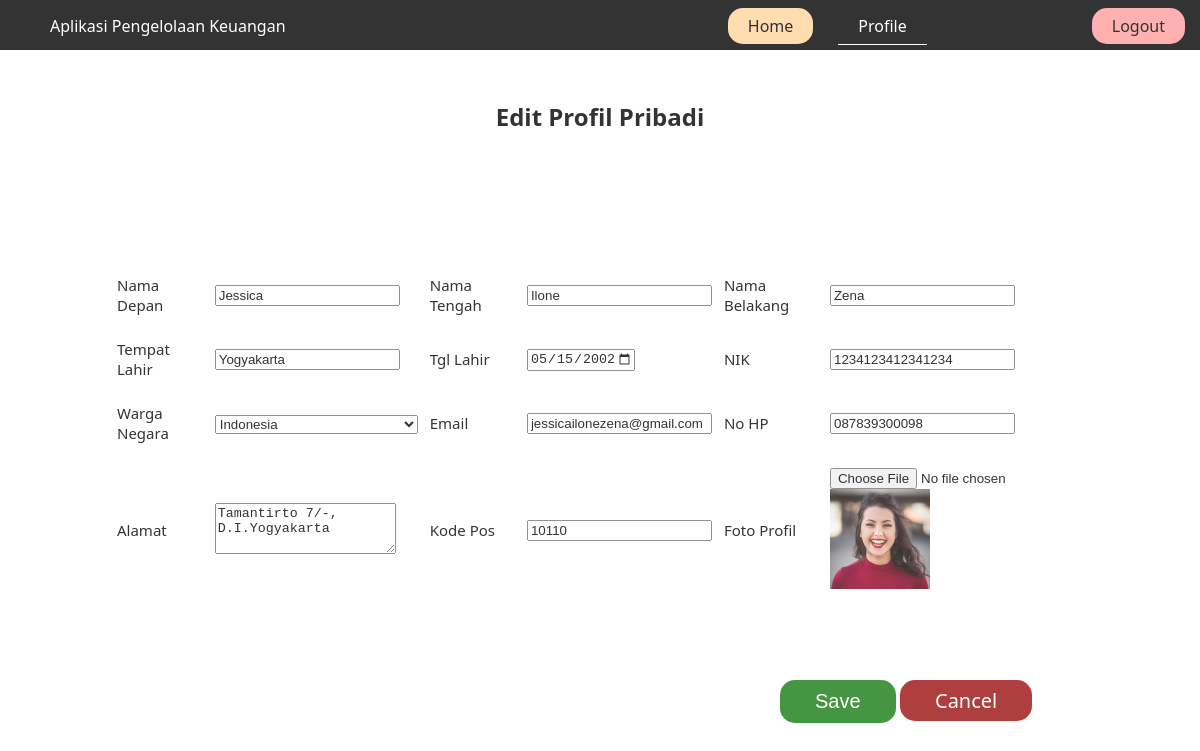
The page /editprofile.php (signed in) on the database its author committed.
### tables this page shows
CREATE TABLE `user` (
  `namaDepan` varchar(50) NOT NULL,
  `namaTengah` varchar(50) NOT NULL,
  `namaBelakang` varchar(50) NOT NULL,
  `tempatLahir` varchar(128) NOT NULL,
  `tanggalLahir` date NOT NULL,
  `nik` bigint(20) NOT NULL,
  `wargaNegara` varchar(128) NOT NULL,
  `email` varchar(128) NOT NULL,
  `noHP` bigint(20) NOT NULL,
  `alamat` text NOT NULL,
  `kodePos` varchar(10) NOT NULL,
  `fotoProfil` varchar(128) NOT NULL,
  `username` varchar(50) NOT NULL,
  `password1` varchar(128) NOT NULL,
  `password2` varchar(128) NOT NULL
);

### editprofile.php (the view, shortened to what this page needs)
<!DOCTYPE html>
<html lang="en">
<head>
</head>
<body>
    <?php
        include "editprofilesave.php";
        $username = $_SESSION['temp'];
        $sql= "SELECT namaDepan,namaTengah,namaBelakang,tempatLahir, tanggalLahir, nik, wargaNegara,email,noHP, alamat, kodePos, fotoProfil FROM user WHERE username='$username'";
        $result = $connection->query($sql);
        $row = $result->fetch_assoc();
        $data1 = $row["namaDepan"];
        $data2 = $row["namaTengah"];
        $data3 = $row["namaBelakang"];
        $data4 = $row["tempatLahir"];
        $data5 = $row["tanggalLahir"];
        $data6 = $row["nik"];
        $data8 = $row["email"];
        $data9 = $row["noHP"];
        $data10 = $row["alamat"];
        $data11 = $row["kodePos"];
        $data12 = $row["fotoProfil"];
    ?>
    <div class="navbar">
        <div class="temp1">
            Aplikasi Pengelolaan Keuangan
        </div>
        <div class="temp2">
            <a href="home.php">Home</a>
        </div>
        <div class="temp3">
            <a href="profile.php">Profile</a>
        </div>
        <div class="temp4">
            <a href="logout.php">Logout</a>
        </div>
    </div>
    <h2>Edit Profil Pribadi</h2>
    <div class="profile">
        <form enctype="multipart/form-data" action="<?php echo htmlspecialchars($_SERVER["PHP_SELF"]);?>" method="post" >
            <table>
                <tr>
                    <td>Nama Depan</td>
                    <td><input type="text" name="namaDepan" required value="<?php echo $data1;?>"></td>
                    <td>Nama Tengah</td>
                    <td><input type="text" name="namaTengah" required value="<?php echo $data2;?>"></td>
                    <td>Nama Belakang</td>
                    <td><input type="text" name="namaBelakang" required value="<?php echo $data3;?>"></td>
                </tr>
                <tr>
                    <td></td>
                    <td><div class="error"><?php echo $namaDepanError?></div></td>
                    <td></td>
                    <td><div class="error"><?php echo $namaTengahError?></div></td>
                    <td></td>
                    <td><div class="error"><?php echo $namaBelakangError?></div></td>
                </tr>
                <tr>
                    <td>Tempat Lahir</td>
                    <td><input type="text" name="tempatLahir" required value="<?php echo $data4;?>"></td>
                    <td>Tgl Lahir</td>
                    <td><input type="date" name="tglLahir" placeholder="dd-mm-yyyy" min="1970-01-01" max="2022-12-31" required value="<?php echo $data5;?>"></td>
                    <td>NIK</td>
                    <td><input type="number" name="NIK" id="" required value="<?php echo $data6;?>"></td>
                </tr>
                <tr>
                    <td></td>
                    <td><div class="error"><?php echo $tempatLahirError?></div></td>
                    <td></td>
                    <td><div class="error"><?php echo $tglLahirError?></div></td>
                    <td></td>
                    <td><div class="error"><?php echo $NIKError?></div></td>
                </tr>
                <tr>
                    <td>Warga Negara</td>
                    <td>
                        <select id="Negara" name="Negara" required>
                            <option value="Indonesia">Indonesia</option>
                        </select>
                    </td>
                    <td>Email</td>
                    <td><input type="email" name="email" id="" placeholder = "abcd@gmail.com" required value="<?php echo $data8;?>"></td>
                    <td>No HP</td>
                    <td><input type="number" name="noHP" id="" placeholder="087-245-678-182" pattern="[0-9]{3}-[0-9]{3}-[0-9]{3}-[0-9]{3}" required value="<?php echo "0".$data9?>"></td>
                </tr>
                <tr>
                    <td></td>
                    <td><div class="error"><?php echo $NegaraError?></div></td>
                    <td></td>
                    <td><div class="error"><?php echo $EmailError?></div></td>
                    <td></td>
                    <td><div class="error"><?php echo $nohpError?></div></td>
                </tr>
                <tr>
                    <td>Alamat</td>
                    <td><textarea name="alamat" id="" cols="20" rows="3"><?php echo $data10?></textarea></td>
                    <td>Kode Pos</td>
                    <td><input type="text" name="kodepos" id="" required value="<?php echo $data11?>"></td>
                    <td>Foto Profil</td>
                    <td><input type="file" name="file" id="" accept="image/*"><?php echo "<img src= 'images/".$data12."'height=100 width=100>"; ?></td>
                </tr>
                <tr>
                    <td></td>
                    <td><div class="error"><?php echo $alamatError?></div></td>
                    <td></td>
                    <td><div class="error"><?php echo $kodeposError?></div></td>
                    <td></td>
                    <td></td>
                </tr>
            </table>
            <input class="save" type="submit" name= "save" value="Save">
        </form>
    </div>
    <div class="edit">
        <a href="profile.php" class="cancel" >Cancel</a>
    </div>
</body>
</html>

### rows shown on the page
user: namaDepan "Jessica", namaTengah "Ilone", namaBelakang "Zena", tempatLahir "Yogyakarta", tglLahir "05/15/2002", NIK "1234123412341234", email "jessicailonezena@gmail.com", noHP "087839300098", alamat "Tamantirto 7/-, D.I.Yogyakarta", kodepos "10110", fotoProfil (picture)
